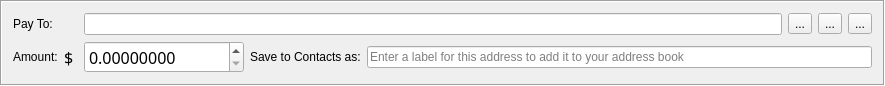
<?xml version="1.0" encoding="UTF-8"?>
<ui version="4.0">
 <class>TransferFrame</class>
 <widget class="QFrame" name="TransferFrame">
  <property name="geometry">
   <rect>
    <x>0</x>
    <y>0</y>
    <width>885</width>
    <height>80</height>
   </rect>
  </property>
  <property name="windowTitle">
   <string>Frame</string>
  </property>
  <property name="frameShape">
   <enum>QFrame::Box</enum>
  </property>
  <property name="frameShadow">
   <enum>QFrame::Sunken</enum>
  </property>
  <layout class="QGridLayout" name="gridLayout">
   <item row="1" column="4">
    <layout class="QHBoxLayout" name="horizontalLayout">
     <item>
      <widget class="QLabel" name="label_2">
       <property name="text">
        <string>Save to Contacts as:</string>
       </property>
      </widget>
     </item>
     <item>
      <widget class="QLineEdit" name="m_labelEdit">
       <property name="maxLength">
        <number>50</number>
       </property>
       <property name="placeholderText">
        <string>Enter a label for this address to add it to your address book</string>
       </property>
      </widget>
     </item>
    </layout>
   </item>
   <item row="0" column="0">
    <widget class="QLabel" name="label">
     <property name="text">
      <string>Pay To:</string>
     </property>
    </widget>
   </item>
   <item row="1" column="0">
    <widget class="QLabel" name="label_3">
     <property name="text">
      <string>Amount:</string>
     </property>
    </widget>
   </item>
   <item row="0" column="3" colspan="2">
    <layout class="QHBoxLayout" name="horizontalLayout_2">
     <item>
      <widget class="QLineEdit" name="m_addressEdit">
       <property name="clearButtonEnabled">
        <bool>false</bool>
       </property>
      </widget>
     </item>
     <item>
      <widget class="QToolButton" name="m_addressBookButton">
       <property name="toolTip">
        <string>Select recipient from Address Book</string>
       </property>
       <property name="text">
        <string>...</string>
       </property>
       <property name="icon">
        <iconset resource="../../resources.qrc">
         <normaloff>:/icons/add_recepient</normaloff>:/icons/add_recepient</iconset>
       </property>
      </widget>
     </item>
     <item>
      <widget class="QToolButton" name="m_pasteButton">
       <property name="toolTip">
        <string>Paste from clipboard</string>
       </property>
       <property name="text">
        <string>...</string>
       </property>
       <property name="icon">
        <iconset resource="../../resources.qrc">
         <normaloff>:/icons/paste</normaloff>:/icons/paste</iconset>
       </property>
      </widget>
     </item>
     <item>
      <widget class="QToolButton" name="m_removeButton">
       <property name="toolTip">
        <string>Remove recepient</string>
       </property>
       <property name="text">
        <string>...</string>
       </property>
       <property name="icon">
        <iconset resource="../../resources.qrc">
         <normaloff>:/icons/remove</normaloff>:/icons/remove</iconset>
       </property>
      </widget>
     </item>
    </layout>
   </item>
   <item row="1" column="3">
    <widget class="QDoubleSpinBox" name="m_amountSpin">
     <property name="font">
      <font>
       <family>quan-project</family>
       <pointsize>12</pointsize>
      </font>
     </property>
     <property name="cursor">
      <cursorShape>IBeamCursor</cursorShape>
     </property>
     <property name="layoutDirection">
      <enum>Qt::LeftToRight</enum>
     </property>
     <property name="locale">
      <locale language="English" country="UnitedStates"/>
     </property>
     <property name="suffix">
      <string notr="true"/>
     </property>
     <property name="decimals">
      <number>8</number>
     </property>
     <property name="maximum">
      <double>9999999.987595550715923</double>
     </property>
    </widget>
   </item>
   <item row="1" column="1">
    <widget class="QLabel" name="transferticker1">
     <property name="font">
      <font>
       <family>quan-project</family>
       <pointsize>12</pointsize>
      </font>
     </property>
     <property name="text">
      <string>$ </string>
     </property>
    </widget>
   </item>
  </layout>
 </widget>
 <tabstops>
  <tabstop>m_addressEdit</tabstop>
  <tabstop>m_amountSpin</tabstop>
  <tabstop>m_labelEdit</tabstop>
  <tabstop>m_addressBookButton</tabstop>
  <tabstop>m_pasteButton</tabstop>
  <tabstop>m_removeButton</tabstop>
 </tabstops>
 <resources>
  <include location="../../resources.qrc"/>
 </resources>
 <connections>
  <connection>
   <sender>m_removeButton</sender>
   <signal>clicked()</signal>
   <receiver>TransferFrame</receiver>
   <slot>close()</slot>
   <hints>
    <hint type="sourcelabel">
     <x>862</x>
     <y>21</y>
    </hint>
    <hint type="destinationlabel">
     <x>442</x>
     <y>60</y>
    </hint>
   </hints>
  </connection>
  <connection>
   <sender>m_addressBookButton</sender>
   <signal>clicked()</signal>
   <receiver>TransferFrame</receiver>
   <slot>addressBookClicked()</slot>
   <hints>
    <hint type="sourcelabel">
     <x>786</x>
     <y>21</y>
    </hint>
    <hint type="destinationlabel">
     <x>442</x>
     <y>60</y>
    </hint>
   </hints>
  </connection>
  <connection>
   <sender>m_pasteButton</sender>
   <signal>clicked()</signal>
   <receiver>TransferFrame</receiver>
   <slot>pasteClicked()</slot>
   <hints>
    <hint type="sourcelabel">
     <x>824</x>
     <y>21</y>
    </hint>
    <hint type="destinationlabel">
     <x>442</x>
     <y>60</y>
    </hint>
   </hints>
  </connection>
  <connection>
   <sender>m_amountSpin</sender>
   <signal>valueChanged(double)</signal>
   <receiver>TransferFrame</receiver>
   <slot>amountValueChange()</slot>
   <hints>
    <hint type="sourcelabel">
     <x>150</x>
     <y>56</y>
    </hint>
    <hint type="destinationlabel">
     <x>442</x>
     <y>39</y>
    </hint>
   </hints>
  </connection>
  <connection>
   <sender>m_removeButton</sender>
   <signal>clicked()</signal>
   <receiver>TransferFrame</receiver>
   <slot>amountValueChange()</slot>
   <hints>
    <hint type="sourcelabel">
     <x>861</x>
     <y>23</y>
    </hint>
    <hint type="destinationlabel">
     <x>442</x>
     <y>39</y>
    </hint>
   </hints>
  </connection>
  <connection>
   <sender>m_addressEdit</sender>
   <signal>textEdited(QString)</signal>
   <receiver>TransferFrame</receiver>
   <slot>addressEdited(QString)</slot>
   <hints>
    <hint type="sourcelabel">
     <x>460</x>
     <y>18</y>
    </hint>
    <hint type="destinationlabel">
     <x>442</x>
     <y>66</y>
    </hint>
   </hints>
  </connection>
 </connections>
 <slots>
  <slot>addressBookClicked()</slot>
  <slot>pasteClicked()</slot>
  <slot>addressEdited(QString)</slot>
 </slots>
</ui>
